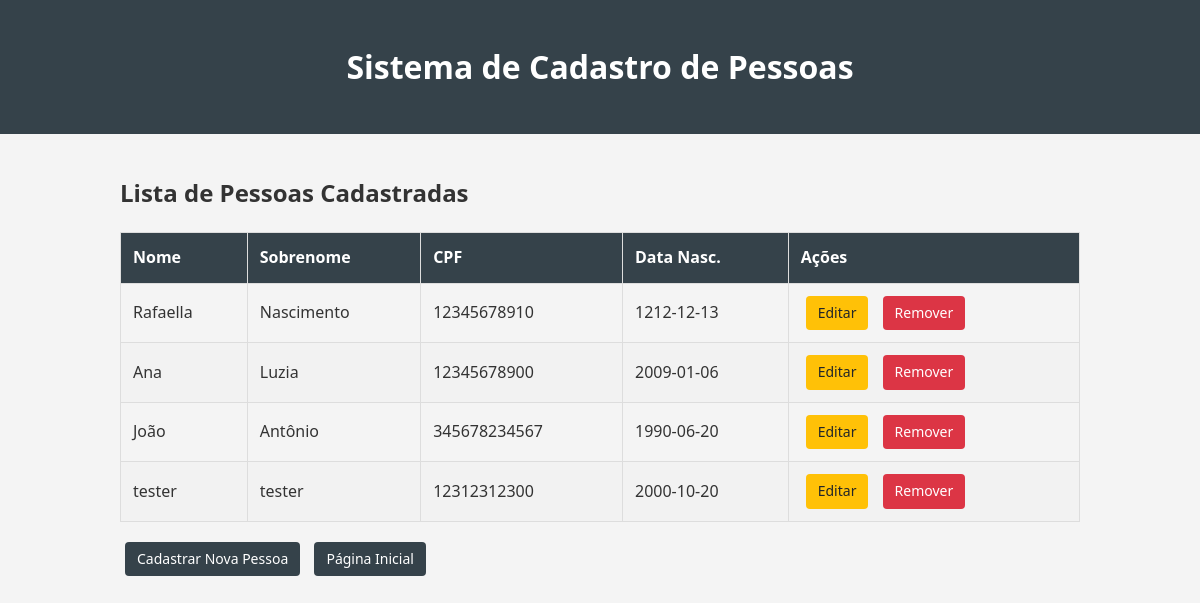
Screenshot of /listar with the database file from the repository.
### src/models/pessoa.py (models this page shows, shortened)
class Pessoa(db.Model):
    id = db.Column(db.Integer, primary_key=True)
    nome = db.Column(db.String(100), nullable=False)
    sobrenome = db.Column(db.String(100), nullable=False)
    cpf = db.Column(db.String(11), unique=True, nullable=False)
    data_de_nascimento = db.Column(db.String(10), nullable=False)

### src/app.py (the view)
@app.route('/listar')
def listar_pessoas():
    pessoas = Pessoa.query.all()
    return render_template('listar.html', pessoas=pessoas)

### src/templates/listar.html
{% extends "base.html" %}
{% block content %}
    <h2>Lista de Pessoas Cadastradas</h2>
    {% if pessoas %}
        <table>
            <thead>
                <tr>
                    <th>Nome</th>
                    <th>Sobrenome</th>
                    <th>CPF</th>
                    <th>Data Nasc.</th>
                    <th>Ações</th>
                </tr>
            </thead>
            <tbody>
                {% for pessoa in pessoas %}
                    <tr>
                        <td>{{ pessoa.nome }}</td>
                        <td>{{ pessoa.sobrenome }}</td>
                        <td>{{ pessoa.cpf }}</td>
                        <td>{{ pessoa.data_de_nascimento }}</td>
                        <td>
                            <a href="{{ url_for('editar_pessoa', id=pessoa.id) }}" class="btn btn-warning">Editar</a>
                            <a href="{{ url_for('remover_pessoa', id=pessoa.id) }}" class="btn btn-danger" onclick="">Remover</a>
                        </td>
                    </tr>
                {% endfor %}
            </tbody>
        </table>
    {% else %}
        <p>Nenhuma pessoa cadastrada ainda.</p>
    {% endif %}
    <a href="{{ url_for('cadastrar_pessoa') }}" class="btn btn-primary">Cadastrar Nova Pessoa</a>
    <a href="{{ url_for('index') }}" class="btn btn-primary">Página Inicial</a>
{% endblock %}

### src/static/style.css (style rules this page uses)
body { font-family: 'Segoe UI', Tahoma, Geneva, Verdana, sans-serif; line-height: 1.6; margin: 0; padding: 0; background-color: #f4f4f4; color: #333; }
table { width: 100%; border-collapse: collapse; margin: 20px 0; }
table, th, td { border: 1px solid #ddd; }
th, td { padding: 12px; text-align: left; }
th { background-color: #35424a; color: white; }
tr:nth-child(even) { background-color: #f2f2f2; }
a { color: #35424a; text-decoration: none; }
.btn { display: inline-block; padding: 6px 12px; margin: 0 5px; border-radius: 4px; font-size: 14px; }
.btn-primary { background: #35424a; color: white; }
.btn-danger { background: #dc3545; color: white; }
.btn-warning { background: #ffc107; color: #212529; }

### rows the page displays
Pessoa: nome "Rafaella", sobrenome "Nascimento", cpf "12345678910", data_de_nascimento "1212-12-13"
Pessoa: nome "Ana", sobrenome "Luzia", cpf "12345678900", data_de_nascimento "2009-01-06"
Pessoa: nome "João", sobrenome "Antônio", cpf "345678234567", data_de_nascimento "1990-06-20"
Pessoa: nome "tester", sobrenome "tester", cpf "12312312300", data_de_nascimento "2000-10-20"
